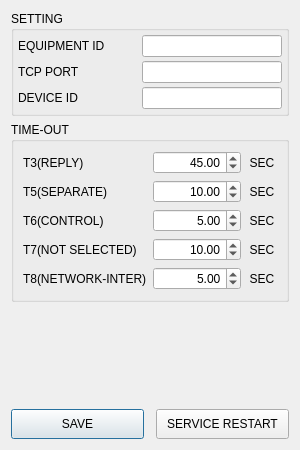
<?xml version="1.0" encoding="UTF-8"?>
<ui version="4.0">
 <class>CConfig</class>
 <widget class="QDialog" name="CConfig">
  <property name="geometry">
   <rect>
    <x>0</x>
    <y>0</y>
    <width>300</width>
    <height>450</height>
   </rect>
  </property>
  <property name="minimumSize">
   <size>
    <width>300</width>
    <height>450</height>
   </size>
  </property>
  <property name="maximumSize">
   <size>
    <width>300</width>
    <height>450</height>
   </size>
  </property>
  <property name="windowTitle">
   <string>TMS CONFIG</string>
  </property>
  <property name="windowIcon">
   <iconset resource="../../ABLEE_EAPSimm/eapsimm.qrc">
    <normaloff>:/icon/icon/config.ico</normaloff>:/icon/icon/config.ico</iconset>
  </property>
  <layout class="QVBoxLayout" name="verticalLayout">
   <item>
    <widget class="QGroupBox" name="groupBox">
     <property name="title">
      <string>SETTING</string>
     </property>
     <layout class="QFormLayout" name="formLayout_2">
      <property name="horizontalSpacing">
       <number>4</number>
      </property>
      <property name="verticalSpacing">
       <number>4</number>
      </property>
      <property name="leftMargin">
       <number>4</number>
      </property>
      <property name="topMargin">
       <number>4</number>
      </property>
      <property name="rightMargin">
       <number>4</number>
      </property>
      <property name="bottomMargin">
       <number>4</number>
      </property>
      <item row="0" column="0">
       <widget class="QLabel" name="lbEqpId">
        <property name="minimumSize">
         <size>
          <width>120</width>
          <height>0</height>
         </size>
        </property>
        <property name="text">
         <string>EQUIPMENT ID</string>
        </property>
       </widget>
      </item>
      <item row="0" column="1">
       <widget class="QLineEdit" name="leEquipId">
        <property name="alignment">
         <set>Qt::AlignRight|Qt::AlignTrailing|Qt::AlignVCenter</set>
        </property>
       </widget>
      </item>
      <item row="1" column="0">
       <widget class="QLabel" name="lbPort">
        <property name="minimumSize">
         <size>
          <width>120</width>
          <height>0</height>
         </size>
        </property>
        <property name="text">
         <string>TCP PORT</string>
        </property>
       </widget>
      </item>
      <item row="1" column="1">
       <widget class="QLineEdit" name="leTcpPort">
        <property name="alignment">
         <set>Qt::AlignRight|Qt::AlignTrailing|Qt::AlignVCenter</set>
        </property>
       </widget>
      </item>
      <item row="2" column="0">
       <widget class="QLabel" name="lbDevId">
        <property name="minimumSize">
         <size>
          <width>120</width>
          <height>0</height>
         </size>
        </property>
        <property name="text">
         <string>DEVICE ID</string>
        </property>
       </widget>
      </item>
      <item row="2" column="1">
       <widget class="QLineEdit" name="leDeviceId">
        <property name="alignment">
         <set>Qt::AlignRight|Qt::AlignTrailing|Qt::AlignVCenter</set>
        </property>
       </widget>
      </item>
     </layout>
    </widget>
   </item>
   <item>
    <widget class="QGroupBox" name="groupBox_2">
     <property name="title">
      <string>TIME-OUT</string>
     </property>
     <layout class="QFormLayout" name="formLayout">
      <item row="0" column="0">
       <widget class="QLabel" name="lbT3">
        <property name="minimumSize">
         <size>
          <width>120</width>
          <height>0</height>
         </size>
        </property>
        <property name="text">
         <string>T3(REPLY)</string>
        </property>
       </widget>
      </item>
      <item row="0" column="1">
       <layout class="QHBoxLayout" name="horizontalLayout_5">
        <item>
         <widget class="QDoubleSpinBox" name="spinT3">
          <property name="alignment">
           <set>Qt::AlignRight|Qt::AlignTrailing|Qt::AlignVCenter</set>
          </property>
          <property name="minimum">
           <double>1.000000000000000</double>
          </property>
          <property name="maximum">
           <double>120.000000000000000</double>
          </property>
          <property name="value">
           <double>45.000000000000000</double>
          </property>
         </widget>
        </item>
        <item>
         <widget class="QLabel" name="unitConnTime_3">
          <property name="sizePolicy">
           <sizepolicy hsizetype="Fixed" vsizetype="Preferred">
            <horstretch>0</horstretch>
            <verstretch>0</verstretch>
           </sizepolicy>
          </property>
          <property name="minimumSize">
           <size>
            <width>30</width>
            <height>0</height>
           </size>
          </property>
          <property name="text">
           <string>SEC</string>
          </property>
          <property name="alignment">
           <set>Qt::AlignCenter</set>
          </property>
         </widget>
        </item>
       </layout>
      </item>
      <item row="1" column="0">
       <widget class="QLabel" name="lbT5">
        <property name="minimumSize">
         <size>
          <width>120</width>
          <height>0</height>
         </size>
        </property>
        <property name="text">
         <string>T5(SEPARATE)</string>
        </property>
       </widget>
      </item>
      <item row="1" column="1">
       <layout class="QHBoxLayout" name="horizontalLayout_7">
        <item>
         <widget class="QDoubleSpinBox" name="spinT5">
          <property name="alignment">
           <set>Qt::AlignRight|Qt::AlignTrailing|Qt::AlignVCenter</set>
          </property>
          <property name="minimum">
           <double>1.000000000000000</double>
          </property>
          <property name="maximum">
           <double>250.000000000000000</double>
          </property>
          <property name="value">
           <double>10.000000000000000</double>
          </property>
         </widget>
        </item>
        <item>
         <widget class="QLabel" name="unitConnTime_5">
          <property name="sizePolicy">
           <sizepolicy hsizetype="Fixed" vsizetype="Preferred">
            <horstretch>0</horstretch>
            <verstretch>0</verstretch>
           </sizepolicy>
          </property>
          <property name="minimumSize">
           <size>
            <width>30</width>
            <height>0</height>
           </size>
          </property>
          <property name="text">
           <string>SEC</string>
          </property>
          <property name="alignment">
           <set>Qt::AlignCenter</set>
          </property>
         </widget>
        </item>
       </layout>
      </item>
      <item row="2" column="0">
       <widget class="QLabel" name="lbT6">
        <property name="minimumSize">
         <size>
          <width>120</width>
          <height>0</height>
         </size>
        </property>
        <property name="text">
         <string>T6(CONTROL)</string>
        </property>
       </widget>
      </item>
      <item row="2" column="1">
       <layout class="QHBoxLayout" name="horizontalLayout_8">
        <item>
         <widget class="QDoubleSpinBox" name="spinT6">
          <property name="alignment">
           <set>Qt::AlignRight|Qt::AlignTrailing|Qt::AlignVCenter</set>
          </property>
          <property name="minimum">
           <double>1.000000000000000</double>
          </property>
          <property name="maximum">
           <double>250.000000000000000</double>
          </property>
          <property name="value">
           <double>5.000000000000000</double>
          </property>
         </widget>
        </item>
        <item>
         <widget class="QLabel" name="unitConnTime_6">
          <property name="sizePolicy">
           <sizepolicy hsizetype="Fixed" vsizetype="Preferred">
            <horstretch>0</horstretch>
            <verstretch>0</verstretch>
           </sizepolicy>
          </property>
          <property name="minimumSize">
           <size>
            <width>30</width>
            <height>0</height>
           </size>
          </property>
          <property name="text">
           <string>SEC</string>
          </property>
          <property name="alignment">
           <set>Qt::AlignCenter</set>
          </property>
         </widget>
        </item>
       </layout>
      </item>
      <item row="3" column="0">
       <widget class="QLabel" name="lbT7">
        <property name="minimumSize">
         <size>
          <width>120</width>
          <height>0</height>
         </size>
        </property>
        <property name="text">
         <string>T7(NOT SELECTED)</string>
        </property>
       </widget>
      </item>
      <item row="3" column="1">
       <layout class="QHBoxLayout" name="horizontalLayout_9">
        <item>
         <widget class="QDoubleSpinBox" name="spinT7">
          <property name="alignment">
           <set>Qt::AlignRight|Qt::AlignTrailing|Qt::AlignVCenter</set>
          </property>
          <property name="minimum">
           <double>1.000000000000000</double>
          </property>
          <property name="maximum">
           <double>250.000000000000000</double>
          </property>
          <property name="value">
           <double>10.000000000000000</double>
          </property>
         </widget>
        </item>
        <item>
         <widget class="QLabel" name="unitConnTime_7">
          <property name="sizePolicy">
           <sizepolicy hsizetype="Fixed" vsizetype="Preferred">
            <horstretch>0</horstretch>
            <verstretch>0</verstretch>
           </sizepolicy>
          </property>
          <property name="minimumSize">
           <size>
            <width>30</width>
            <height>0</height>
           </size>
          </property>
          <property name="text">
           <string>SEC</string>
          </property>
          <property name="alignment">
           <set>Qt::AlignCenter</set>
          </property>
         </widget>
        </item>
       </layout>
      </item>
      <item row="4" column="0">
       <widget class="QLabel" name="lbT8">
        <property name="minimumSize">
         <size>
          <width>120</width>
          <height>0</height>
         </size>
        </property>
        <property name="text">
         <string>T8(NETWORK-INTER)</string>
        </property>
       </widget>
      </item>
      <item row="4" column="1">
       <layout class="QHBoxLayout" name="horizontalLayout_10">
        <item>
         <widget class="QDoubleSpinBox" name="spinT8">
          <property name="alignment">
           <set>Qt::AlignRight|Qt::AlignTrailing|Qt::AlignVCenter</set>
          </property>
          <property name="minimum">
           <double>1.000000000000000</double>
          </property>
          <property name="maximum">
           <double>130.000000000000000</double>
          </property>
          <property name="value">
           <double>5.000000000000000</double>
          </property>
         </widget>
        </item>
        <item>
         <widget class="QLabel" name="unitConnTime_8">
          <property name="sizePolicy">
           <sizepolicy hsizetype="Fixed" vsizetype="Preferred">
            <horstretch>0</horstretch>
            <verstretch>0</verstretch>
           </sizepolicy>
          </property>
          <property name="minimumSize">
           <size>
            <width>30</width>
            <height>0</height>
           </size>
          </property>
          <property name="text">
           <string>SEC</string>
          </property>
          <property name="alignment">
           <set>Qt::AlignCenter</set>
          </property>
         </widget>
        </item>
       </layout>
      </item>
     </layout>
    </widget>
   </item>
   <item>
    <spacer name="verticalSpacer">
     <property name="orientation">
      <enum>Qt::Vertical</enum>
     </property>
     <property name="sizeHint" stdset="0">
      <size>
       <width>20</width>
       <height>74</height>
      </size>
     </property>
    </spacer>
   </item>
   <item>
    <layout class="QHBoxLayout" name="horizontalLayout_3">
     <property name="spacing">
      <number>12</number>
     </property>
     <item>
      <widget class="QPushButton" name="btnSave">
       <property name="minimumSize">
        <size>
         <width>0</width>
         <height>30</height>
        </size>
       </property>
       <property name="text">
        <string>SAVE</string>
       </property>
       <property name="icon">
        <iconset resource="../../ABLEE_EAPSimm/eapsimm.qrc">
         <normaloff>:/icon/icon/ok.ico</normaloff>:/icon/icon/ok.ico</iconset>
       </property>
       <property name="iconSize">
        <size>
         <width>24</width>
         <height>24</height>
        </size>
       </property>
      </widget>
     </item>
     <item>
      <widget class="QPushButton" name="btnRestart">
       <property name="minimumSize">
        <size>
         <width>0</width>
         <height>30</height>
        </size>
       </property>
       <property name="text">
        <string>SERVICE RESTART</string>
       </property>
       <property name="icon">
        <iconset resource="../../ABLEE_EAPSimm/eapsimm.qrc">
         <normaloff>:/icon/icon/reload0.ico</normaloff>:/icon/icon/reload0.ico</iconset>
       </property>
       <property name="iconSize">
        <size>
         <width>24</width>
         <height>24</height>
        </size>
       </property>
      </widget>
     </item>
    </layout>
   </item>
  </layout>
 </widget>
 <resources>
  <include location="../../ABLEE_EAPSimm/eapsimm.qrc"/>
 </resources>
 <connections/>
</ui>
